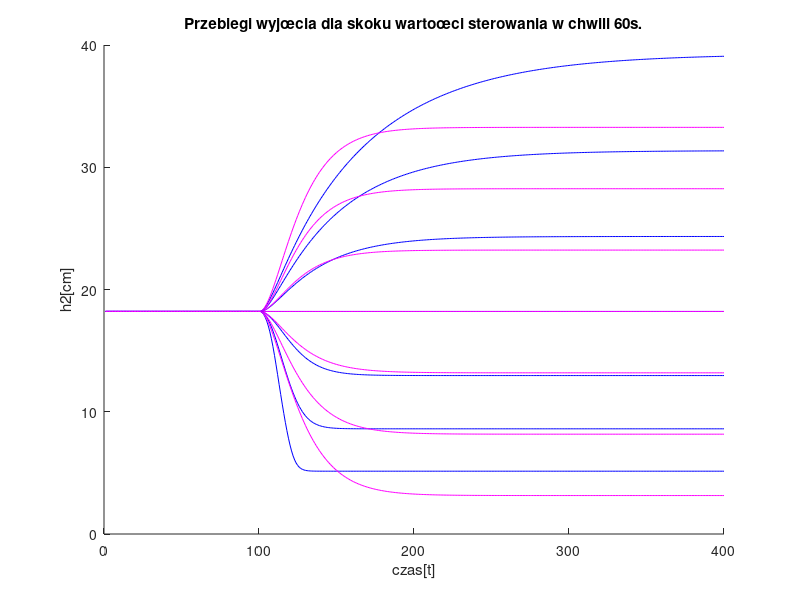
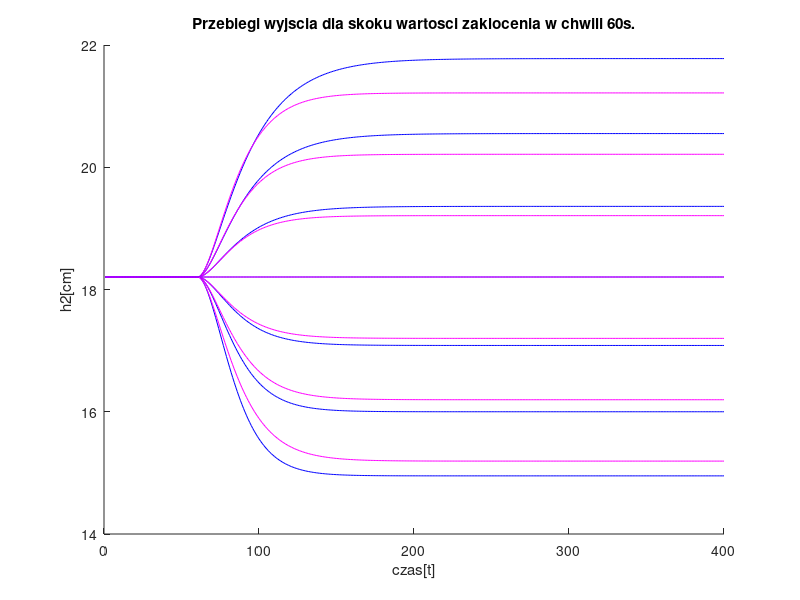

These figures' MATLAB source, in order:
clear variables
close all

n = 400;
C1 = 0.95;
C2 = 0.95;
a1 = 17;
a2 = 15;
tau = 40;
start = 60;

% punkt pracy
F10 = 52;
FD0 = 12;
h10 = 14.1730;
h20 = 18.2044;

V10 = C1*h10^2;
V20 = C2*h20^2;


% 
% n = 400;
% C1 = 0.95;
% C2 = 0.95;
% a1 = 17;
% a2 = 15;
% tau = 40;
% start = 60;
% 
% F10 = 52;
% FD0 = 12;
% h10 = 16;
% h20 = 16;
% V10 = C1*h10*h10;
% V20 = C2*h20*h20;




figure
title('Przebiegi wyjœcia dla skoku wartoœci sterowania w chwili 60s.')
xlabel('czas[t]')
ylabel('h2[cm]')
hold on
for i = 82:-10:22
    F1in = F10 * ones(1,n);
    F1in(start:n) = i;
    
    F1 = F10 * ones(1,n);
    FD = FD0 * ones(1,n);
    h1 = h10 * ones(2,n);
    h2 = h20 * ones(2,n);
    V1 = C1*h10*h10 * ones(2,n);
    V2 = C2*h20*h20 * ones(2,n);
    for t = tau+1 : n
        F1(t) = F1in(t-tau);
        %nlin
        V1(1,t) = V1(1,t-1) + F1(t-1)+ FD(t-1) - a1*h1(1,t-1)^0.5;
        V2(1,t) = V2(1,t-1) + a1*h1(1,t-1)^0.5 - a2*h2(1,t-1)^0.5;
        h1(1,t) = (V1(1,t)/C1)^0.5;
        h2(1,t) = (V2(1,t)/C2)^0.5;
        %lin
        V1(2,t) = V1(2,t-1) + (F1(t-1) - F10) + (FD(t-1) - FD0) - a1/2*h10^-0.5 * (h1(2,t-1) - h10);
        V2(2,t) = V2(2,t-1) + a1/2*h10^-0.5 * (h1(2,t-1) - h10) - a1/2*h20^-0.5 * (h2(2,t-1) - h20);
        h1(2,t) = h10 + 1/2*(C1*V10)^-0.5 * (V1(2,t) - V10);
        h2(2,t) = h20 + 1/2*(C2*V20)^-0.5 * (V2(2,t) - V20);
    end
    plot(1:n,h2(1,1:end),'b')
    plot(1:n,h2(2,1:end),'m')
%     hold off
end


figure
title('Przebiegi wyjscia dla skoku wartosci zaklocenia w chwili 60s.')
xlabel('czas[t]')
ylabel('h2[cm]')
hold on
for i = 18:-2:6
    F1in = F10 * ones(1,n);
    F1 = F10 * ones(1,n);

    FD = FD0 * ones(1,n);
    FD(start:n) = i;

    h1 = h10 * ones(2,n);
    h2 = h20 * ones(2,n);
    V1 = C1*h10*h10 * ones(2,n);
    V2 = C2*h20*h20 * ones(2,n);
    for t = tau+1 : n
        F1(t) = F1in(t-tau);
        %nlin
        V1(1,t) = V1(1,t-1) + F1(t-1)+ FD(t-1) - a1*h1(1,t-1)^0.5;
        V2(1,t) = V2(1,t-1) + a1*h1(1,t-1)^0.5 - a2*h2(1,t-1)^0.5;
        h1(1,t) = (V1(1,t)/C1)^0.5;
        h2(1,t) = (V2(1,t)/C2)^0.5;
        %lin
        V1(2,t) = V1(2,t-1) + (F1(t-1) - F10) + (FD(t-1) - FD0) - a1/2*h10^-0.5 * (h1(2,t-1) - h10);
        V2(2,t) = V2(2,t-1) + a1/2*h10^-0.5 * (h1(2,t-1) - h10) - a1/2*h20^-0.5 * (h2(2,t-1) - h20);
        h1(2,t) = h10 + 1/2*(C1*V10)^-0.5 * (V1(2,t) - V10);
        h2(2,t) = (h20 + 1/2*(C2*V20)^-0.5 * (V2(2,t) - V20)) ;
    end
    plot(1:n,h2(1,1:end),'b')
    plot(1:n,h2(2,1:end),'m')
end